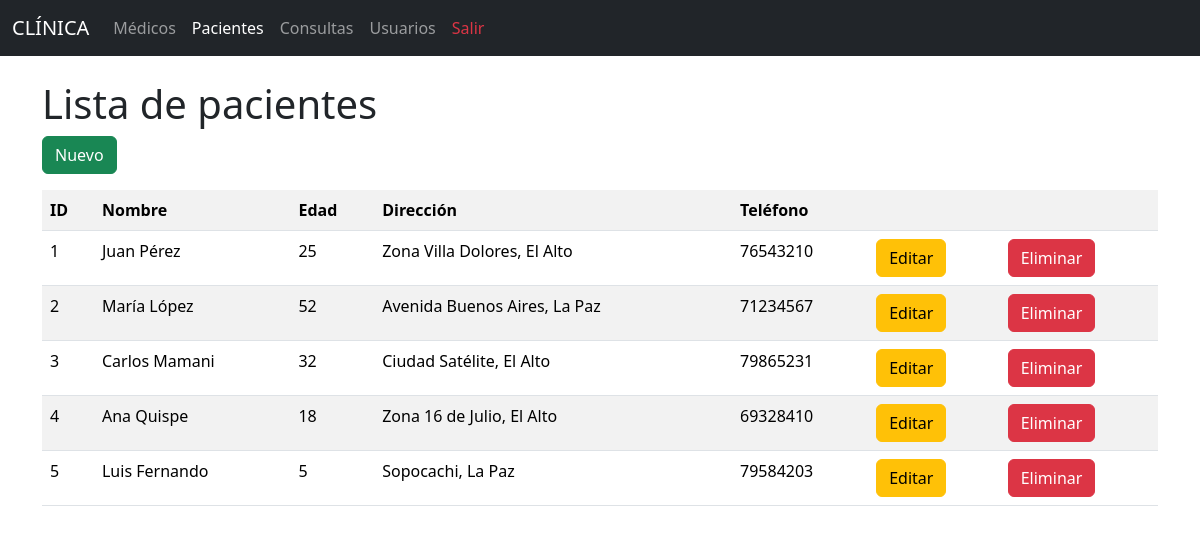
The app's page /pacientes/ with its own data.
### models/paciente_model.py (models this page shows, shortened)
class Paciente(db.Model):
    __tablename__ = "pacientes"
    id = db.Column(db.Integer, primary_key=True)
    nombre = db.Column(db.String(80), nullable=False)
    edad = db.Column(db.Integer, nullable=False)
    direccion = db.Column(db.String(150), nullable=False)
    telefono = db.Column(db.String(20), nullable=False)
    @staticmethod
    def get_all():
        return Paciente.query.all()

### controllers/paciente_controller.py (the view)
@paciente_bp.route("/")
def index():
    pacientes = Paciente.get_all()
    return paciente_view.list(pacientes)

### run.py (called while the page is built)
@app.context_processor
def inject_active_path():
    def is_active(path):
        return 'active' if request.path == path else ''
    return dict(is_active=is_active)

### views/paciente_view.py (called while the page is built)
def list(pacientes):
    return render_template('pacientes/index.html', pacientes=pacientes)

### templates/pacientes/index.html (shortened to what this page needs)
{% extends 'base.html' %}
{% block content %}
<h1>Lista de pacientes</h1>
<a href="{{url_for('paciente.create')}}" class="btn btn-success mb-3">Nuevo</a>
<table class="table table-striped">
    <tr>
        <th>ID</th>
        <th>Nombre</th>
        <th>Edad</th>
        <th>Dirección</th>
        <th>Teléfono</th>
        <th></th>
        <th></th>
    </tr>
    {% for item in pacientes %}
    <tr>
        <td>{{item.id}}</td>
        <td>{{item.nombre}}</td>
        <td>{{item.edad}}</td>
        <td>{{item.direccion}}</td>
        <td>{{item.telefono}}</td>
        <td>
            <a href="{{url_for('paciente.edit', id=item.id)}}" class="btn btn-warning">
                Editar
            </a>
        </td>
        <td>
            <a href="{{url_for('paciente.delete', id=item.id)}}" class="btn btn-danger">
                Eliminar
            </a>
        </td>
    </tr>
    {% endfor %}
</table>
{% endblock %}

### records on screen
Paciente: id "1", nombre "Juan Pérez", edad "25", direccion "Zona Villa Dolores, El Alto", telefono "76543210"
Paciente: id "2", nombre "María López", edad "52", direccion "Avenida Buenos Aires, La Paz", telefono "71234567"
Paciente: id "3", nombre "Carlos Mamani", edad "32", direccion "Ciudad Satélite, El Alto", telefono "79865231"
Paciente: id "4", nombre "Ana Quispe", edad "18", direccion "Zona 16 de Julio, El Alto", telefono "69328410"
Paciente: id "5", nombre "Luis Fernando", edad "5", direccion "Sopocachi, La Paz", telefono "79584203"
